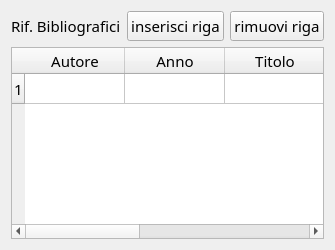
     <widget class="QWidget" name="tab_7">
      <attribute name="title">
       <string>Rif Biblio</string>
      </attribute>
      <layout class="QGridLayout" name="gridLayout_15">
       <item row="0" column="0">
        <layout class="QGridLayout" name="gridLayout_12">
         <item row="0" column="0">
          <widget class="QLabel" name="label_22">
           <property name="font">
            <font>
             <family>Damascus</family>
             <pointsize>11</pointsize>
             <stylestrategy>PreferAntialias</stylestrategy>
            </font>
           </property>
           <property name="text">
            <string>Rif. Bibliografici</string>
           </property>
          </widget>
         </item>
         <item row="0" column="1">
          <widget class="QPushButton" name="pushButton_insert_row_rif_biblio">
           <property name="font">
            <font>
             <family>Damascus</family>
             <pointsize>11</pointsize>
             <stylestrategy>PreferAntialias</stylestrategy>
            </font>
           </property>
           <property name="text">
            <string>inserisci riga</string>
           </property>
          </widget>
         </item>
         <item row="0" column="2">
          <widget class="QPushButton" name="pushButton_remove_row_rif_biblio">
           <property name="font">
            <font>
             <family>Damascus</family>
             <pointsize>11</pointsize>
             <stylestrategy>PreferAntialias</stylestrategy>
            </font>
           </property>
           <property name="text">
            <string>rimuovi riga</string>
           </property>
          </widget>
         </item>
         <item row="1" column="0" colspan="3">
          <widget class="QTableWidget" name="tableWidget_rif_biblio">
           <property name="font">
            <font>
             <family>Damascus</family>
             <pointsize>11</pointsize>
             <stylestrategy>PreferAntialias</stylestrategy>
            </font>
           </property>
           <property name="frameShape">
            <enum>QFrame::StyledPanel</enum>
           </property>
           <property name="frameShadow">
            <enum>QFrame::Raised</enum>
           </property>
           <property name="verticalScrollBarPolicy">
            <enum>Qt::ScrollBarAsNeeded</enum>
           </property>
           <property name="horizontalScrollBarPolicy">
            <enum>Qt::ScrollBarAsNeeded</enum>
           </property>
           <property name="editTriggers">
            <set>QAbstractItemView::AnyKeyPressed|QAbstractItemView::DoubleClicked|QAbstractItemView::EditKeyPressed</set>
           </property>
           <property name="selectionMode">
            <enum>QAbstractItemView::SingleSelection</enum>
           </property>
           <property name="selectionBehavior">
            <enum>QAbstractItemView::SelectRows</enum>
           </property>
           <property name="rowCount">
            <number>1</number>
           </property>
           <property name="columnCount">
            <number>5</number>
           </property>
           <row/>
           <column>
            <property name="text">
             <string>Autore</string>
            </property>
            <property name="font">
             <font>
              <family>Damascus</family>
              <pointsize>11</pointsize>
             </font>
            </property>
           </column>
           <column>
            <property name="text">
             <string>Anno</string>
            </property>
            <property name="font">
             <font>
              <family>Damascus</family>
              <pointsize>11</pointsize>
             </font>
            </property>
           </column>
           <column>
            <property name="text">
             <string>Titolo</string>
            </property>
            <property name="font">
             <font>
              <family>Damascus</family>
              <pointsize>11</pointsize>
             </font>
            </property>
           </column>
           <column>
            <property name="text">
             <string>Pag.</string>
            </property>
            <property name="font">
             <font>
              <family>Damascus</family>
              <pointsize>11</pointsize>
             </font>
            </property>
           </column>
           <column>
            <property name="text">
             <string>Fig.</string>
            </property>
            <property name="font">
             <font>
              <family>Damascus</family>
              <pointsize>11</pointsize>
             </font>
            </property>
           </column>
          </widget>
         </item>
        </layout>
       </item>
      </layout>
     </widget>
